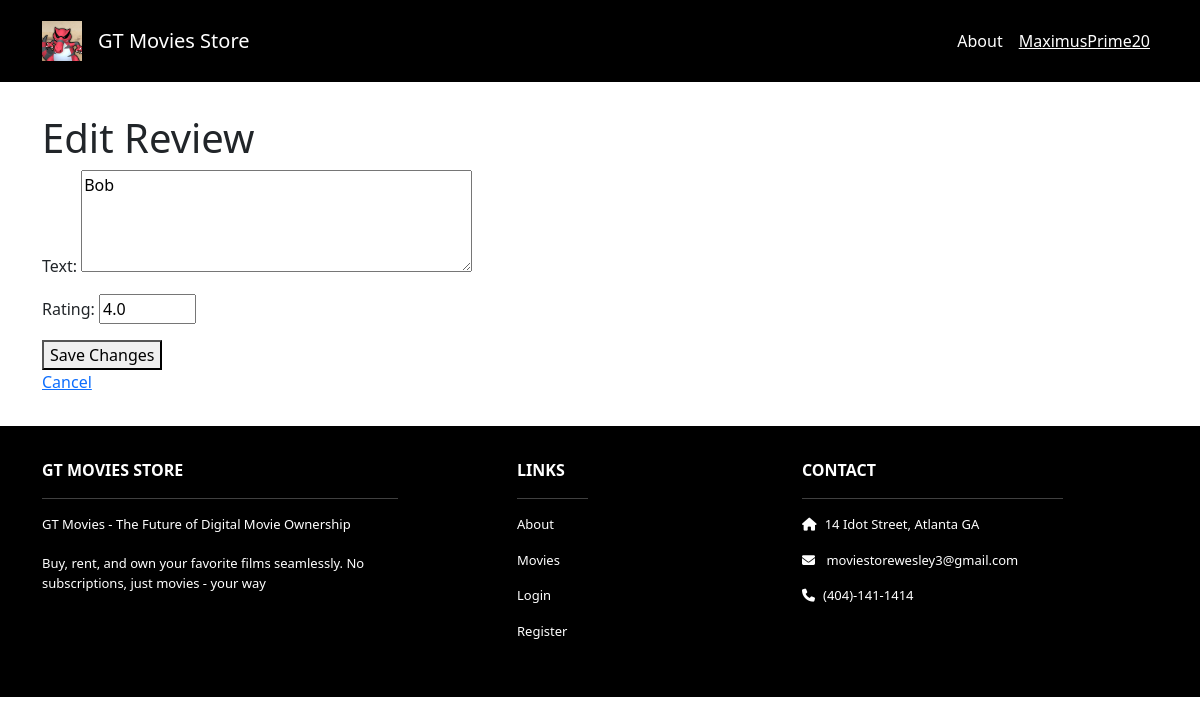
Page /reviews/edit/5/ (signed in) on the earlier database version.
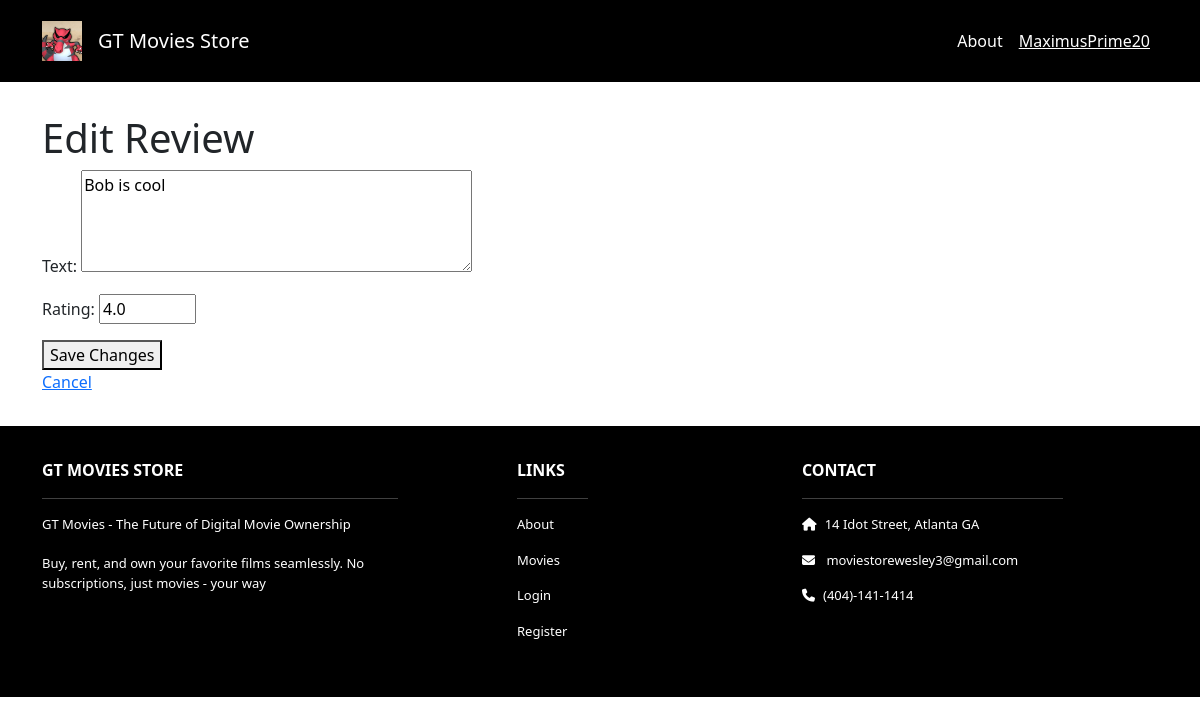
Same page on the later database version.
### movies/models.py (models this page shows, shortened)
class Review(models.Model):
    movie = models.ForeignKey(Movie, on_delete=models.CASCADE)
    user = models.ForeignKey(User, on_delete=models.CASCADE)
    text = models.TextField()
    rating = models.DecimalField(max_digits=2, decimal_places=1, default=0.0)
    created_at = models.DateTimeField(auto_now_add=True)

### movies/views.py (the view)
# urls.py: path('reviews/edit/<int:review_id>/', views.edit_review, name='movies.edit_review'),
@login_required
def edit_review(request, review_id):
    review = Review.objects.get(id=review_id)
    if request.user != review.user:
        return redirect('movies.show', movie_id=review.movie.id)
    if request.method == 'POST':
        form = ReviewForm(request.POST, instance=review)
        if form.is_valid():
            updatedReview = form.save(commit=False)
            updatedReview.save()
            return redirect('movies.show', id=review.movie.id)  # Use redirect instead of show
    else:
        form = ReviewForm(instance=review)
        return render(request, 'movies/edit_review.html', {'form': form, 'review': review})

### movies/forms.py
class ReviewForm(forms.ModelForm):
    class Meta:
        model = Review
        fields = ['text', 'rating']
    rating = forms.DecimalField(
        max_digits=2,
        decimal_places=1,
        min_value=0,
        max_value=5,
        widget=forms.NumberInput(attrs={'step': '0.1'})
    )
    text = forms.CharField(
        widget=forms.Textarea(attrs={'rows': 4, 'cols': 40})
    )

### templates/movies/edit_review.html (shortened to what this page needs)
{% extends 'base.html' %}
{% block content %}
<div class="p-3">
    <div class="container">
        <div class="row mt-3">
            <div class="col mx-auto mb-3">
                <h1>Edit Review</h1>
                <form method="post" action="{% url 'movies.edit_review' review.id %}">
                  {{ form.as_p }}
                  <button type="submit">Save Changes</button>
                </form>
                <a href="{% url 'movies.show' id=review.movie.id %}">Cancel</a>
            </div>
        </div>
    </div>
</div>
{% endblock content %}

Differences in the rows shown:
changed Review: text "Bob" → "Bob is cool"
